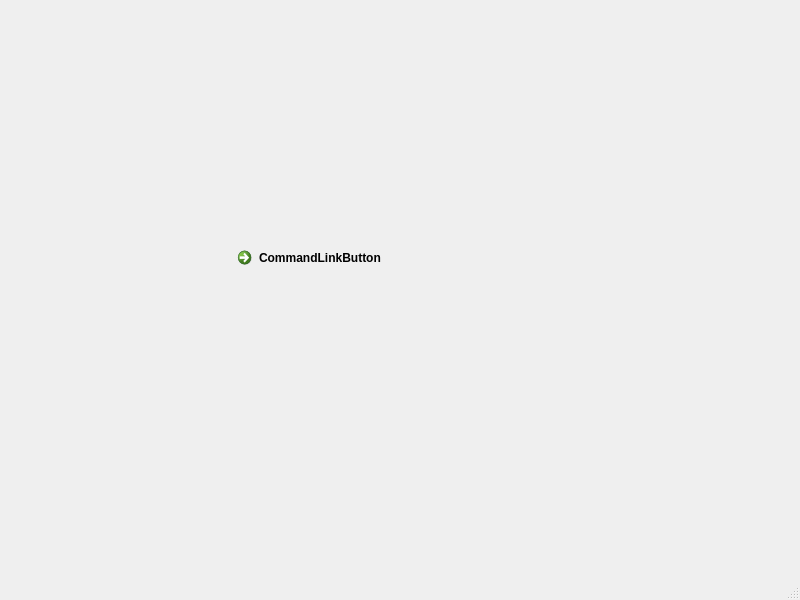
<?xml version="1.0" encoding="UTF-8"?>
<ui version="4.0">
 <class>MainWindow</class>
 <widget class="QMainWindow" name="MainWindow">
  <property name="geometry">
   <rect>
    <x>0</x>
    <y>0</y>
    <width>800</width>
    <height>600</height>
   </rect>
  </property>
  <property name="windowTitle">
   <string>MainWindow</string>
  </property>
  <widget class="QWidget" name="centralwidget">
   <widget class="QCommandLinkButton" name="commandLinkButton">
    <property name="geometry">
     <rect>
      <x>230</x>
      <y>240</y>
      <width>172</width>
      <height>41</height>
     </rect>
    </property>
    <property name="text">
     <string>CommandLinkButton</string>
    </property>
   </widget>
  </widget>
  <widget class="QMenuBar" name="menubar">
   <property name="geometry">
    <rect>
     <x>0</x>
     <y>0</y>
     <width>800</width>
     <height>20</height>
    </rect>
   </property>
  </widget>
  <widget class="QStatusBar" name="statusbar"/>
 </widget>
 <resources/>
 <connections/>
</ui>
